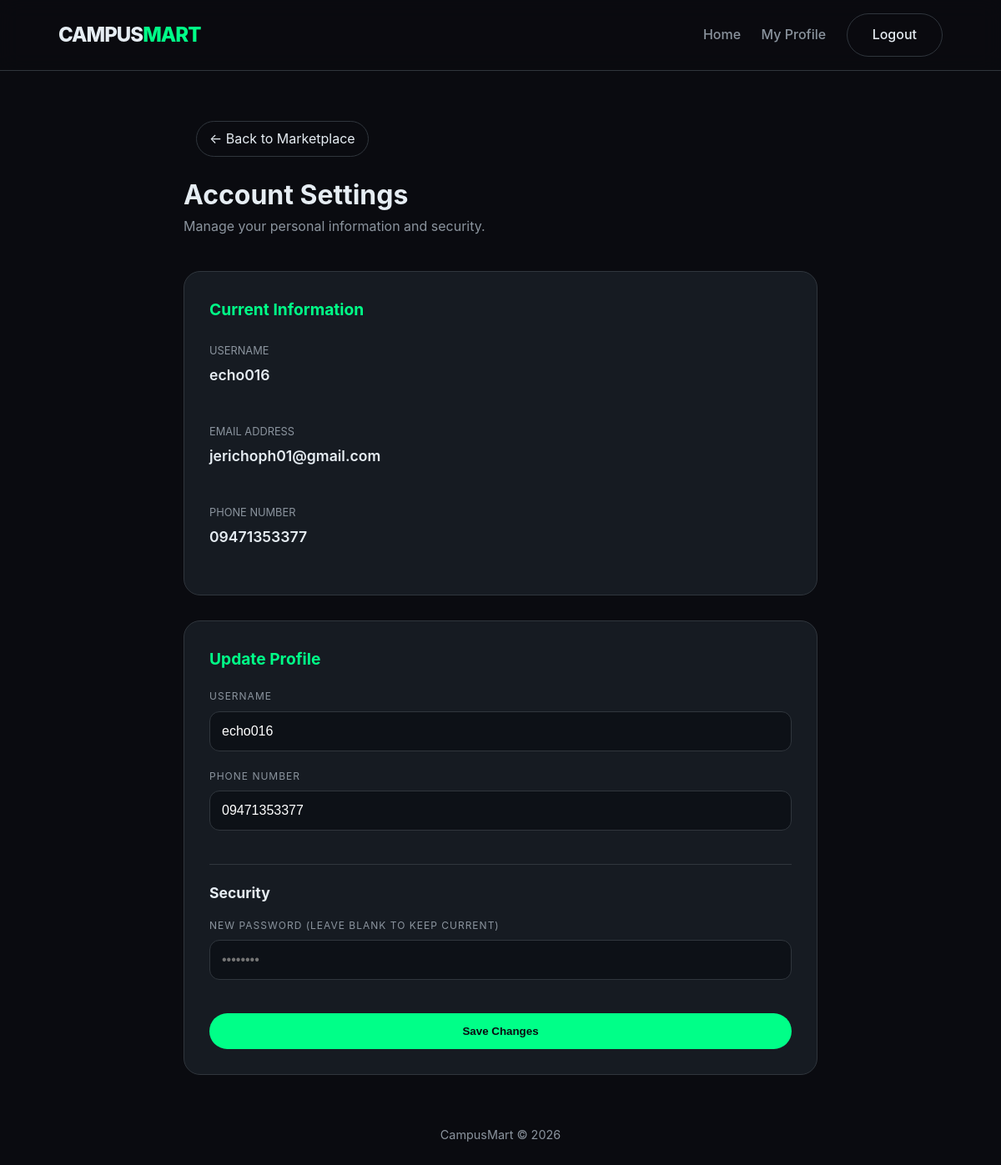
/templates/profile.php (signed in), run on the app's committed database.
### tables this page shows
CREATE TABLE `users` (
  `id` int(11) NOT NULL,
  `username` varchar(50) DEFAULT NULL,
  `email` text DEFAULT NULL,
  `phone` text DEFAULT NULL,
  `password` varchar(255) DEFAULT NULL,
  `is_banned` tinyint(1) DEFAULT 0
);

### actions/crypto.php (called while the page is built, shortened)
<?php
$key = "campusmart_secret";
function decryptData($data){
    global $key;
    return openssl_decrypt($data,"AES-256-ECB",$key);
}
?>

### templates/profile.php (the view, shortened to what this page needs)
<?php
include "../actions/database.php";
include "../actions/crypto.php";
$id = $_SESSION['user_id'];
$stmt = $conn->prepare("SELECT username, email, phone FROM users WHERE id = ?");
$stmt->bind_param("i", $id);
$stmt->execute();
$result = $stmt->get_result();
$user = $result->fetch_assoc();
$username = decryptData($user['username']);
$email = decryptData($user['email']);
$phone = decryptData($user['phone']);
?>
<!DOCTYPE html>
<html lang="en">
<head>
    <link rel="stylesheet" href="/CampusMart/css/style.css">
</head>
<body class="dashboard-body">
    <nav class="navbar">
        <div class="nav-container">
            <a href="user_dashboard.php" class="logo">CAMPUS<span>MART</span></a>
            <div class="nav-links">
                <a href="user_dashboard.php">Home</a>
                <a href="profile.php" class="active">My Profile</a>
                <a href="../actions/logout.php" class="btn-secondary">Logout</a>
            </div>
        </div>
    </nav>
    <main class="container" style="max-width: 800px;">
        <header class="dashboard-header">
            <a href="user_dashboard.php" class="btn-secondary" style="margin-bottom: 20px; display: inline-block; padding: 8px 15px;">← Back to Marketplace</a>
            <h1>Account Settings</h1>
            <p style="color: var(--text-dim);">Manage your personal information and security.</p>
        </header>
        <div class="profile-grid" style="display: grid; gap: 30px;">
            <section class="card">
                <h2 style="margin-bottom: 20px; font-size: 1.2rem; color: var(--accent);">Current Information</h2>
                <div class="info-group" style="margin-bottom: 15px;">
                    <label style="color: var(--text-dim); font-size: 0.8rem; text-transform: uppercase;">Username</label>
                    <p style="font-size: 1.1rem; font-weight: 600;"><?php echo htmlspecialchars($username); ?></p>
                </div>
                <div class="info-group" style="margin-bottom: 15px;">
                    <label style="color: var(--text-dim); font-size: 0.8rem; text-transform: uppercase;">Email Address</label>
                    <p style="font-size: 1.1rem; font-weight: 600;"><?php echo htmlspecialchars($email); ?></p>
                </div>
                <div class="info-group">
                    <label style="color: var(--text-dim); font-size: 0.8rem; text-transform: uppercase;">Phone Number</label>
                    <p style="font-size: 1.1rem; font-weight: 600;"><?php echo htmlspecialchars($phone); ?></p>
                </div>
            </section>
            <section class="card">
                <h2 style="margin-bottom: 20px; font-size: 1.2rem; color: var(--accent);">Update Profile</h2>
                <form action="../actions/update_profile.php" method="POST" class="modal-form" style="margin-top: 0;">
                    <div class="form-group">
                        <label>Username</label>
                        <input type="text" name="username" value="<?php echo htmlspecialchars($username); ?>" required>
                    </div>
                    <div class="form-group">
                        <label>Phone Number</label>
                        <input type="text" name="phone" value="<?php echo htmlspecialchars($phone); ?>">
                    </div>
                    <div style="margin: 20px 0; border-top: 1px solid var(--border); padding-top: 20px;">
                        <h2 style="margin-bottom: 15px; font-size: 1.1rem;">Security</h2>
                        <div class="form-group">
                            <label>New Password (Leave blank to keep current)</label>
                            <input type="password" name="password" placeholder="••••••••">
                        </div>
                    </div>
                    <button type="submit" class="btn-primary" style="width: 100%;">Save Changes</button>
                </form>
            </section>
        </div>
    </main>
    <footer style="padding: 60px 0; text-align: center;">
        <p style="color: var(--text-dim); font-size: 0.9rem;">CampusMart &copy; 2026</p>
    </footer>
</body>
</html>

### css/style.css (style rules this page uses)
:root { --bg-deep: #0a0b10; --bg-card: #161b22; --accent: #00ff88; --text-main: #e6edf3; --text-dim: #8b949e; --border: #30363d; --error: #ff4d4d; --transition: 0.3s cubic-bezier(0.4, 0, 0.2, 1); }
* { box-sizing: border-box; margin: 0; padding: 0; }
body { font-family: 'Inter', system-ui, -apple-system, sans-serif; background-color: var(--bg-deep); color: var(--text-main); line-height: 1.6; overflow-x: hidden; }
.container { max-width: 1100px; margin: 0 auto; padding: 0 20px; }
.navbar { background: rgba(10, 11, 16, 0.8); backdrop-filter: blur(12px); border-bottom: 1px solid var(--border); padding: 1rem 0; position: sticky; top: 0; z-index: 1000; }
.nav-container { display: flex; justify-content: space-between; align-items: center; max-width: 1100px; margin: 0 auto; padding: 0 20px; }
.logo { font-size: 1.5rem; font-weight: 800; color: var(--text-main); text-decoration: none; letter-spacing: -1px; }
.logo span { color: var(--accent); }
.nav-links a { text-decoration: none; color: var(--text-dim); margin-left: 20px; font-weight: 500; transition: var(--transition); }
.btn-primary { background: var(--accent); color: #0a0b10 !important; padding: 14px 32px; border-radius: 50px; font-weight: 700; border: none; cursor: pointer; transition: var(--transition); display: inline-block; text-decoration: none; }
.btn-secondary { color: var(--text-main) !important; padding: 12px 30px; border: 1px solid var(--border); border-radius: 50px; text-decoration: none; margin-left: 15px; transition: var(--transition); display: inline-block; }
.modal-form { display: flex; flex-direction: column; gap: 20px; margin-top: 25px; }
.form-group label { display: block; font-size: 0.8rem; text-transform: uppercase; letter-spacing: 1px; margin-bottom: 8px; color: var(--text-dim); }
input { width: 100%; padding: 14px; background: #0d1117; border: 1px solid var(--border); border-radius: 12px; color: white; font-size: 1rem; transition: 0.2s; }
.dashboard-header { padding: 60px 0 40px; }
.card { background: var(--bg-card); border: 1px solid var(--border); border-radius: 20px; padding: 30px; display: flex; flex-direction: column; transition: var(--transition); }
.card p { color: var(--text-dim); font-size: 0.95rem; line-height: 1.5; margin-bottom: 25px; }
.info-group p { margin-top: 5px; color: var(--text-main); }
.profile-grid .card { animation: fadeInOverlay 0.5s ease-out; }
.card .form-group label { display: block; font-size: 0.75rem; text-transform: uppercase; letter-spacing: 1px; margin-bottom: 8px; color: var(--text-dim); }

### data on the page
users: username "echo016", email "jerichoph01@gmail.com", phone "09471353377"
